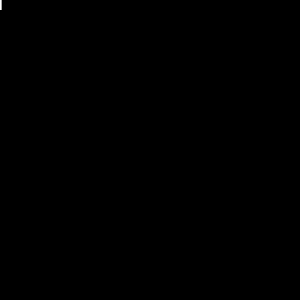
Frame 1 (no input)
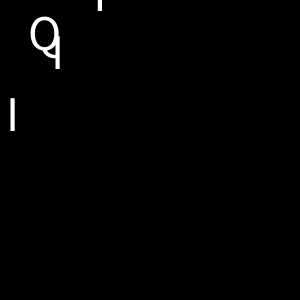
Frame 60 (the mouse pressed at the canvas centre just before this capture)
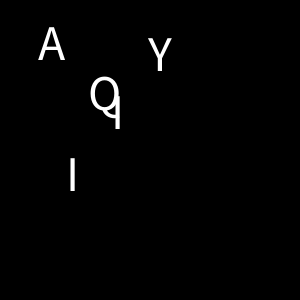
Frame 120 (the mouse held since frame 60 and released just before this capture)

The Processing sketch that drew these frames (run headless with seeded random() and noise(); from frame 60 on, the mouse is pressed at the canvas centre):

// Processing sketch: ex09_09
// ── ex09_09.pde
// 영대문자 배열을 랜덤 생성하고 대각선 방향으로 이동

int num = 5;

float[] x = new float[num];
float[] y = new float[num];
char[] c = new char[num];

void setup() {
  size(300, 300);
  for (int i = 0; i < num; i++) {
    x[i] = random(-100, 100);
    y[i] = random(-100, 100);
    c[i] = (char)random('A', 'Z'+1);
  }
}

void draw() {
  background(0);
  for (int i = 0; i < num; i++) {
    textSize(50);
    text(c[i], x[i], y[i]);
    x[i]++;
    y[i]++;
  }
}
